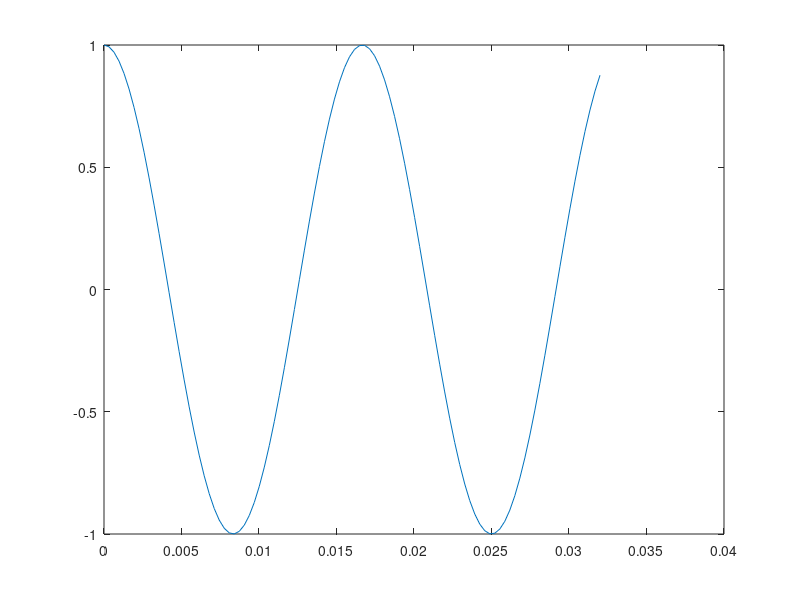
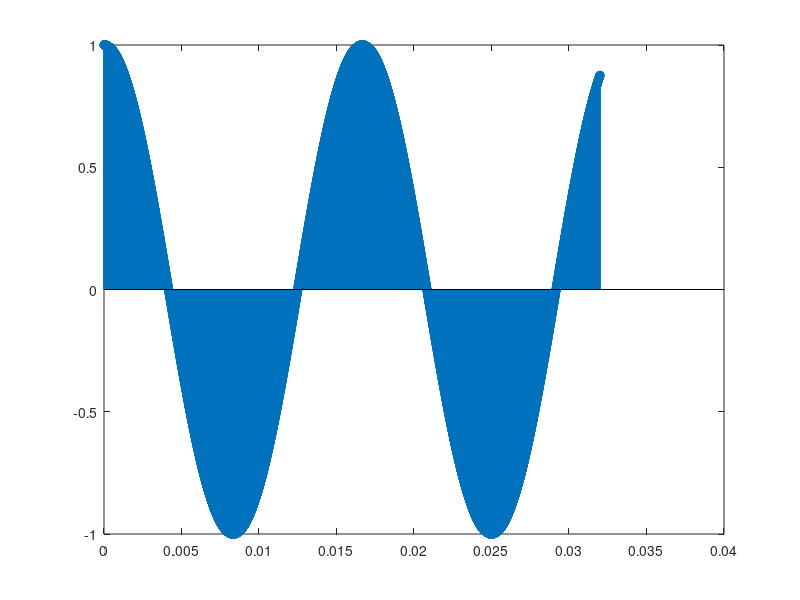

Reproduce these figures in MATLAB, in order. (Note: this script raises an error after producing the figures.)
n=18;
Delta=(1/(1200))/200;
Vector_Tiempo=0:Delta:0.032;
Vector_Amplitud=0.7:-(0.7-0.3)/n:0.3;
Vector_Amplitud_1=[1,Vector_Amplitud];
Vector_Amplitud=Vector_Amplitud_1;

Vector_Resultados=[];



x = linspace(0,0.032);
y = cos(120*pi*x);
plot(x,y)

i=1;


for i=1:1:n
    y = cos(120*pi*x*i)*Vector_Amplitud(i);
    figure()
    plot(x,y)
    x_1=Vector_Tiempo;
y_1 = cos(120*pi*x_1*i)*Vector_Amplitud(i);
Muestreo=stem(x_1,y_1);

Vector_Resultados(:,i)=Muestreo.YData;
end

for i=1:1:length(Vector_Resultados)
Vector_Resultados_Suma(i)=sum(Vector_Resultados(i,:));
end


figure()
x = linspace(0,0.032);
y = cos(120*pi*x);
plot(x,y)
hold on
plot(x_1,Vector_Resultados_Suma)